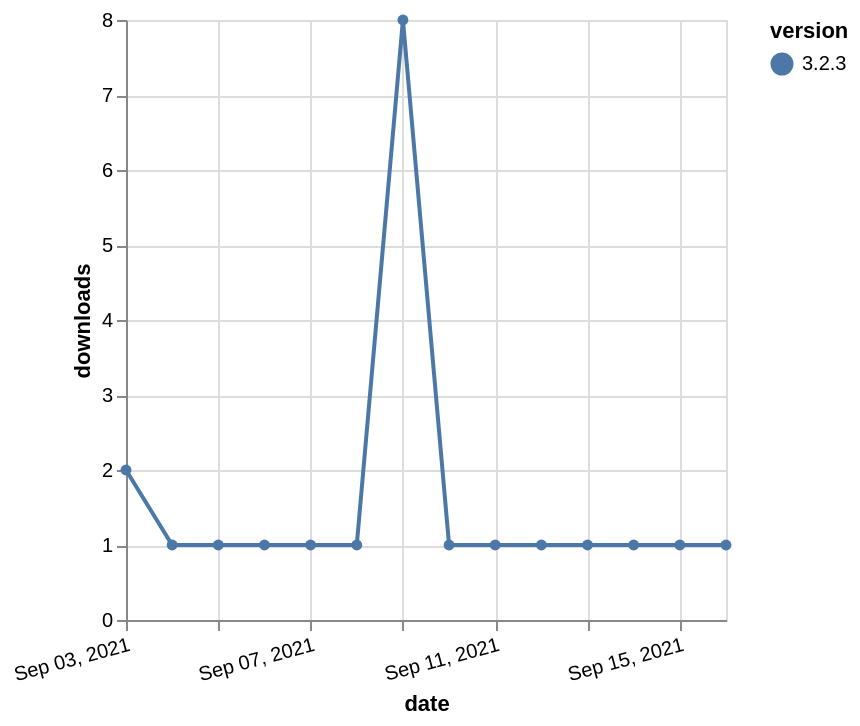

The specification (Vega-Lite) saved for this image:
### Vega-Lite specification from a JSON file in a GitHub repository (floating-point values rounded to 4 significant figures)
{"$schema": "https://vega.github.io/schema/vega-lite/v5.json", "description": "A simple bar chart with embedded data.", "data": {"values": [{"date": "2021-09-03", "total": 509, "delta": 2, "version": "3.2.3"}, {"date": "2021-09-04", "total": 510, "delta": 1, "version": "3.2.3"}, {"date": "2021-09-05", "total": 511, "delta": 1, "version": "3.2.3"}, {"date": "2021-09-06", "total": 512, "delta": 1, "version": "3.2.3"}, {"date": "2021-09-07", "total": 513, "delta": 1, "version": "3.2.3"}, {"date": "2021-09-08", "total": 514, "delta": 1, "version": "3.2.3"}, {"date": "2021-09-09", "total": 522, "delta": 8, "version": "3.2.3"}, {"date": "2021-09-10", "total": 523, "delta": 1, "version": "3.2.3"}, {"date": "2021-09-11", "total": 524, "delta": 1, "version": "3.2.3"}, {"date": "2021-09-12", "total": 525, "delta": 1, "version": "3.2.3"}, {"date": "2021-09-13", "total": 526, "delta": 1, "version": "3.2.3"}, {"date": "2021-09-14", "total": 527, "delta": 1, "version": "3.2.3"}, {"date": "2021-09-15", "total": 528, "delta": 1, "version": "3.2.3"}, {"date": "2021-09-16", "total": 529, "delta": 1, "version": "3.2.3"}]}, "width": "container", "mark": {"type": "line", "point": {"filled": true}}, "encoding": {"x": {"field": "date", "type": "temporal", "timeUnit": "yearmonthdate", "title": "date", "axis": {"labelAngle": -15}}, "y": {"field": "delta", "type": "quantitative", "title": "downloads"}, "color": {"field": "version", "type": "nominal"}, "tooltip": {"field": "delta"}}}
